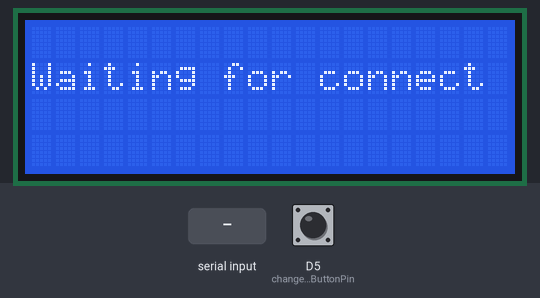
A program run on a simulated ESP8266 (Wemos D1 mini). Parts: 20×4 character LCD. Inputs (shaded band) come from the test bench; at power-on: D5 (changeModeButtonPin) LOW. What the program prints to the serial monitor is not drawn.

Above: at 1.2 s.
1.3 s: D5 (changeModeButtonPin) pulled HIGH for 0.15 s
At 2.2 s:
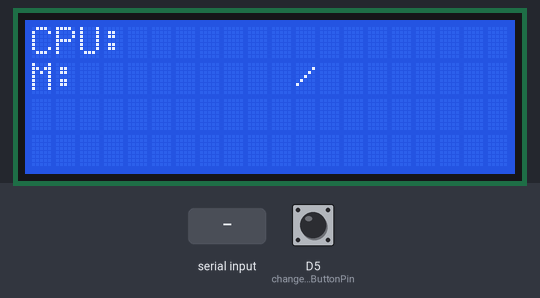
4.0 s: "cpu_stat" received over Serial
At 5.6 s:
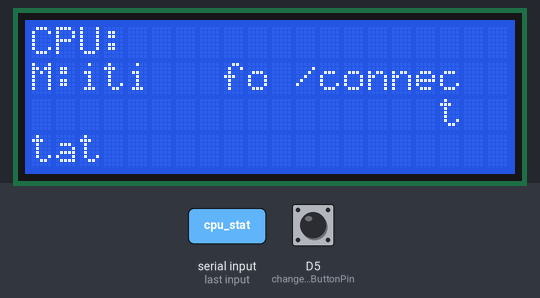
7.0 s: "cpu_stat_end" received over Serial
At 8.4 s:
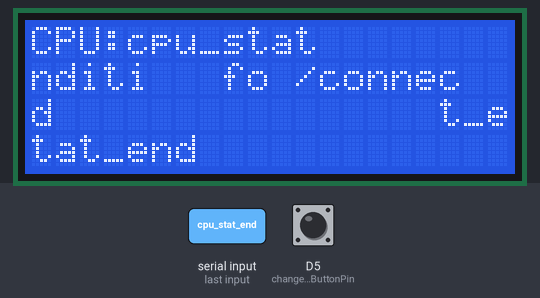
10.0 s: "cpu_stat,45\n" received over Serial
At 11.7 s:
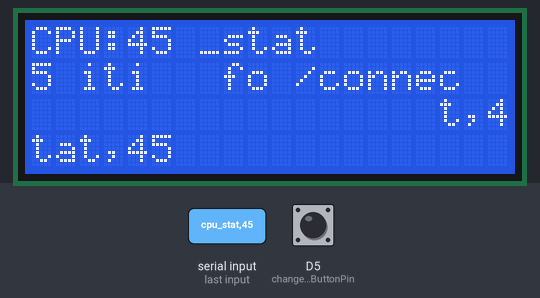
13.0 s: D5 (changeModeButtonPin) pulled HIGH for 1 s
At 13.5 s:
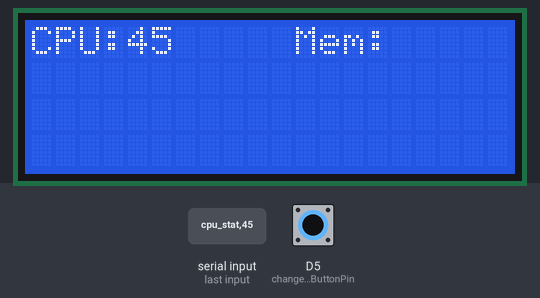
15.5 s: "," received over Serial
At 17.1 s:
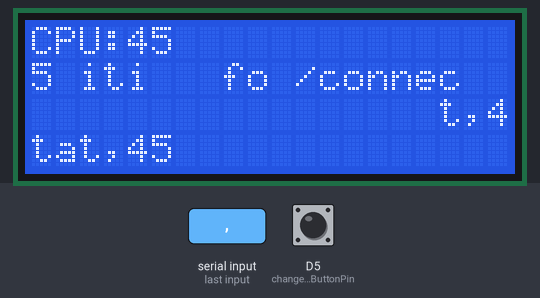
Timing chart, 0 to 18.6 s (numbered marks = the images above; inputs shaded):
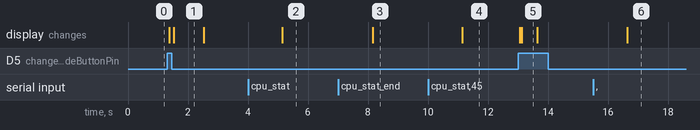

The program:

main.cpp
```cpp
#include <Arduino.h>
#include <Wire.h>
#include <LiquidCrystal_I2C.h>
#include "StringSplitter.h"
#include <pt.h>

const int changeModeButtonPin = D5;
const int SCREEN_MODE_INIT = -1;    // SHOW LOGO
const int SCREEN_MODE_DEFAULT = 0;    // SHOW ALL
const int SCREEN_MODE_CPU = 1;        // SHOW cpu only
const int SCREEN_MODE_MEM = 2;        // show mem only
const int SCREEN_MODE_VA_DISPLAY = 3; // show video adapter name
const int SCREEN_MODE_VA = 4;         // show  video adapter stats
const int READING_TIMEOUT = 100;

const int MAX_CPU_COUNT = 20;

// Duration of logo showing
// time = READING_TIMEOUT * VA_DISPLAY_TIMES_SHOW
const int VA_DISPLAY_TIMES_SHOW = 2;
const int BAD_READINGS_THRESHOLD = 200;

static struct pt serialReedHandlePt, buttonHanldePt, lcdHanldePt;

bool isPrevReadingReceiveData = false;

long cpuCount = 0,
    cpuReal = 0,
    vaCount = 0;

int cpuTempArraySize = 0,
    primVaCard = -1,

    buttonState,
    lastButtonState = LOW,

    currentScreen = SCREEN_MODE_INIT,
    prevActiveScreen = SCREEN_MODE_INIT,
    currentVaScreen = 0,
    currentVaDispolayScreenShowed = 0;

unsigned long lastDebounceTime = 0,
              debounceDelay = 50,
              notReadingSerialCount = 0;

String cpuTempArray[MAX_CPU_COUNT],
    currCPULoadPercent = "",
    currMemTotal = "",
    currMemUsed = "",
    currMemFree = "",
    currMemLoadPercent = "",

    currTime = "",
    currDay = "",
    uptime = "";

struct VideoCard
{
  int id;
  String name;
  String engClock;
  String memClock;
  String currTemp;
  String usage;
  String fanPercent;
  String fanRpm;
};

VideoCard videocards[2];

LiquidCrystal_I2C lcd(0x3F, 20, 4);

void showStartupMessage()
{
  lcd.clear();
  lcd.setCursor(0, 1);
  lcd.print("Waiting for connect");
}

void setup()
{
  pinMode(changeModeButtonPin, INPUT);

  Serial.begin(115200);

  lcd.init();
  lcd.backlight();

  PT_INIT(&serialReedHandlePt);
  PT_INIT(&buttonHanldePt);
  PT_INIT(&lcdHanldePt);

  showStartupMessage();
}

String getReading(String from, String tagStart)
{
  int startIndx = from.indexOf(tagStart);
  int endIndx = from.indexOf(tagStart + "_end");
  return from.substring(startIndx + tagStart.length(), endIndx);
}

void parseReadings(String s)
{
  if (s.startsWith("cpu_stat")) {
    // cpu stats parsing
    int cpuEndIndx = s.indexOf("cpu_stat_end");
    String cpuInfo = s.substring(strlen("cpu_stat"), cpuEndIndx);

    int cpuTempArraySize = 0;
    int occurencesIndexes[MAX_CPU_COUNT];
    int cpuInfoLength = cpuInfo.length();
    for (int x = 0; x < cpuInfoLength; x++) {
      if (cpuInfo[x] == ',') {
        occurencesIndexes[cpuTempArraySize] = x;
        cpuTempArraySize++;
      }
    }

    if (cpuTempArraySize > 0) {
      cpuTempArray[0] = cpuInfo.substring(0, occurencesIndexes[0]);

      for (int i = 0, j = 1; i < cpuTempArraySize - 1; i++, j++) {
        cpuTempArray[j] = cpuInfo.substring(occurencesIndexes[i] + 1, occurencesIndexes[i + 1]);
      }
    }

    currCPULoadPercent = cpuInfo.substring(cpuInfo.lastIndexOf(",") + 1);

    // memory parsing
    String memInfo = getReading(s, "mem_stat");
    StringSplitter *splitter = new StringSplitter(memInfo, ',', 4);

    if (splitter->getItemCount() == 4) {
      currMemTotal = splitter->getItemAtIndex(0);
      currMemUsed = splitter->getItemAtIndex(1);
      currMemFree = splitter->getItemAtIndex(2);
      currMemLoadPercent = splitter->getItemAtIndex(3);
    }

    // cpu stats parsing
    cpuCount = getReading(s, "cpu_count").toInt();
    cpuReal = getReading(s, "cpu_real").toInt();
    vaCount = getReading(s, "va_count").toInt();
    currTime = getReading(s, "current_time");
    currDay = getReading(s, "curr_day");

    currTime = getReading(s, "current_time");
    uptime = getReading(s, "uptime");

    // parsing gpu settings
    if (vaCount > 0) {
      for (int i = 0; i < vaCount; i++) {
        VideoCard card;
        String vaParams = getReading(s, "va" + i);

        card.id = i;
        card.name = getReading(vaParams, "dev_name");
        card.engClock = getReading(vaParams, "eng_clock");
        card.memClock = getReading(vaParams, "mem_clock");
        card.currTemp = getReading(vaParams, "currtemp");
        card.usage = getReading(vaParams, "usage");
        card.fanPercent = getReading(vaParams, "fs_percent");
        card.fanRpm = getReading(vaParams, "fs_rpm");
        videocards[i] = card;
      }

      long primGpu = getReading(s, "prim_gpu").toInt();
      if(primGpu != -1){
        primVaCard = primGpu;
      }
    }
  }
}

void printScreenDefault()
{
  lcd.setCursor(0, 0);
  lcd.print("CPU:");
  lcd.setCursor(4, 0);
  lcd.print(currCPULoadPercent);

  lcd.setCursor(0, 1);
  lcd.print("M:");
  // clean up cell
  lcd.setCursor(5, 1);
  lcd.print("  ");

  lcd.setCursor(2, 1);
  lcd.print(currMemLoadPercent);

  // clean up cell
  lcd.setCursor(10, 1);
  lcd.print("  ");
  lcd.setCursor(7, 1);
  lcd.print(currMemUsed);

  lcd.setCursor(11, 1);
  lcd.print("/");
  // clean up cell
  lcd.setCursor(18, 1);
  lcd.print("  ");
  lcd.setCursor(12, 1);
  lcd.print(currMemTotal);

  if (primVaCard != -1){
    VideoCard *card = &videocards[primVaCard];
    lcd.setCursor(0, 2);
    lcd.print("F:");
    lcd.setCursor(2, 2);
    lcd.print(card->fanPercent);

    lcd.setCursor(7, 2);
    lcd.print("T:");
    lcd.setCursor(9, 2);
    lcd.print(card->currTemp);

    lcd.setCursor(14, 2);
    lcd.print("U:");
    lcd.setCursor(16, 2);
    lcd.print(card->usage);

    lcd.setCursor(0, 3);
    lcd.print(currTime);
    lcd.setCursor(17, 3);
    lcd.print(currDay);
  } else {
    lcd.setCursor(0, 2);
    lcd.print(currTime);
    lcd.setCursor(17, 2);
    lcd.print(currDay);

    lcd.setCursor(0, 3);
    lcd.print(uptime);
  }
}

void printCPUScreen()
{
  lcd.clear();
  lcd.setCursor(0, 0);
  lcd.print("CPU:");
  lcd.setCursor(4, 0);
  lcd.print(currCPULoadPercent);

  lcd.setCursor(11, 0);
  lcd.print("Mem:");
  lcd.setCursor(15, 0);
  lcd.print(currMemLoadPercent);

  int arrayLength = sizeof(cpuTempArray) / sizeof(cpuTempArray[0]);

  for (int i = 0, xPos = 0, yPos = 1; i < arrayLength; i++) {
    if (i > 21) return;

    if (xPos > 18) {
      xPos = 0;
      yPos += 1;
    }

    lcd.setCursor(xPos, yPos);
    lcd.print(cpuTempArray[i]);

    xPos = xPos + 3;
  }
}

void showVideoCardLogo(VideoCard *card)
{
  lcd.clear();
  lcd.setCursor(0, 1);
  lcd.print(card->name.substring(0, 20));
}

void printGpuScreen(VideoCard *card)
{
  lcd.clear();
  lcd.setCursor(0, 0);
  lcd.print("F:");
  lcd.setCursor(2, 0);
  lcd.print(card->fanPercent);
  lcd.setCursor(7, 0);
  lcd.print(card->fanRpm);

  lcd.setCursor(0, 1);
  lcd.print("E:");
  lcd.setCursor(2, 1);
  lcd.print(card->engClock);
  lcd.setCursor(15, 1);
  lcd.print("T");
  lcd.setCursor(16, 1);
  lcd.print(card->currTemp);

  lcd.setCursor(0, 2);
  lcd.print("M:");
  lcd.setCursor(2, 2);
  lcd.print(card->memClock);
  lcd.setCursor(15, 2);
  lcd.print("U");
  lcd.setCursor(16, 2);
  lcd.print(card->usage);

  lcd.setCursor(0, 3);
  lcd.print("C:");
  lcd.setCursor(2, 3);
  lcd.print(currCPULoadPercent);
  lcd.setCursor(9, 3);
  lcd.print("M:");
  lcd.setCursor(11, 3);
  lcd.print(currMemLoadPercent);
  lcd.setCursor(18, 3);
  lcd.print(String(card->id + 1));
}

void parseButton()
{
  ++currentScreen;

  // show different subscreens for VA adapters
  if ((currentScreen == SCREEN_MODE_VA_DISPLAY && vaCount > 0)
    || (currentScreen == SCREEN_MODE_VA && vaCount > 0)){
      if (currentVaScreen == vaCount - 1) {
        currentVaScreen = 0;
      } else {
        currentVaScreen++;
      }
    return;
  }else{
    lcd.clear(); // clean up lcd on mode change
  }

  // more than last one screen
  if (currentScreen > SCREEN_MODE_VA) {
    currentScreen = SCREEN_MODE_DEFAULT;
  }
}

static int readButton(struct pt *pt, unsigned int interval)
{
  static unsigned long timestamp = 0;
  PT_BEGIN(pt);

  while(1) {
    PT_WAIT_UNTIL(pt, millis() - timestamp > interval );
    timestamp = millis();

    int reading = digitalRead(changeModeButtonPin);
    if (reading != lastButtonState) {
      lastDebounceTime = millis();
    }

    if ((millis() - lastDebounceTime) > debounceDelay) {
      if (reading != buttonState) {
        buttonState = reading;

        if (buttonState == HIGH){
          parseButton();
        }
      }
    }

    lastButtonState = reading;
  }
  PT_END(pt);
}

static int readSerial(struct pt *pt, unsigned int interval)
{
  static unsigned long timestamp = 0;
  PT_BEGIN(pt);
  while(1) {
    PT_WAIT_UNTIL(pt, millis() - timestamp > interval );
    timestamp = millis();

    if (Serial.available() > 0) {
      String s = Serial.readString();
      parseReadings(s);
      Serial.println(s);
      delay(READING_TIMEOUT);

      if(currentScreen == SCREEN_MODE_INIT){
        currentScreen++;
      }

      notReadingSerialCount = 0;
    }else{
        notReadingSerialCount++;
        if(notReadingSerialCount > BAD_READINGS_THRESHOLD){
          currentScreen = SCREEN_MODE_INIT;
        }
    }
  }
  PT_END(pt);
}

static int showScreen(struct pt *pt, unsigned int interval)
{
  static unsigned long timestamp = 0;
  PT_BEGIN(pt);
  while(1) {
    PT_WAIT_UNTIL(pt, millis() - timestamp > interval );
    timestamp = millis();

    switch (currentScreen) {
      case SCREEN_MODE_DEFAULT:
        printScreenDefault();
        break;

      case SCREEN_MODE_CPU:
        printCPUScreen();
        break;

      case SCREEN_MODE_MEM:
        printScreenDefault();
        break;

      case SCREEN_MODE_VA_DISPLAY:
        if (currentVaDispolayScreenShowed > VA_DISPLAY_TIMES_SHOW) {
          currentScreen = SCREEN_MODE_VA;
          currentVaDispolayScreenShowed = 0;
          break;
        } else {
          showVideoCardLogo(&videocards[currentVaScreen]);
          currentVaDispolayScreenShowed++;
          break;
        }

      case SCREEN_MODE_VA:
        printGpuScreen(&videocards[currentVaScreen]);
        break;

      case SCREEN_MODE_INIT:
      default:
        showStartupMessage();
    }

  }
  PT_END(pt);
}

void loop()
{
  readSerial(&serialReedHandlePt, 10);
  readButton(&buttonHanldePt, 10);
  showScreen(&lcdHanldePt, 500);
}
```

Measured:
- after the input at 1.3 s, the display: first changes after 0.07 s (image 1 shows a later state)
- after the input at 4.0 s, the display: changes after 1.1 s (image 2)
- after the input at 7.0 s, the display: changes after 1.2 s (image 3)
- after the input at 10.0 s, the display: changes after 1.1 s (image 4)
- after the input at 13.0 s, the display: first changes after 0.07 s (image 5 shows a later state)
- after the input at 15.5 s, the display: changes after 1.1 s (image 6)
- what the display in image 1 shows lasts 1.0 s, from 1.5 s to 2.5 s
